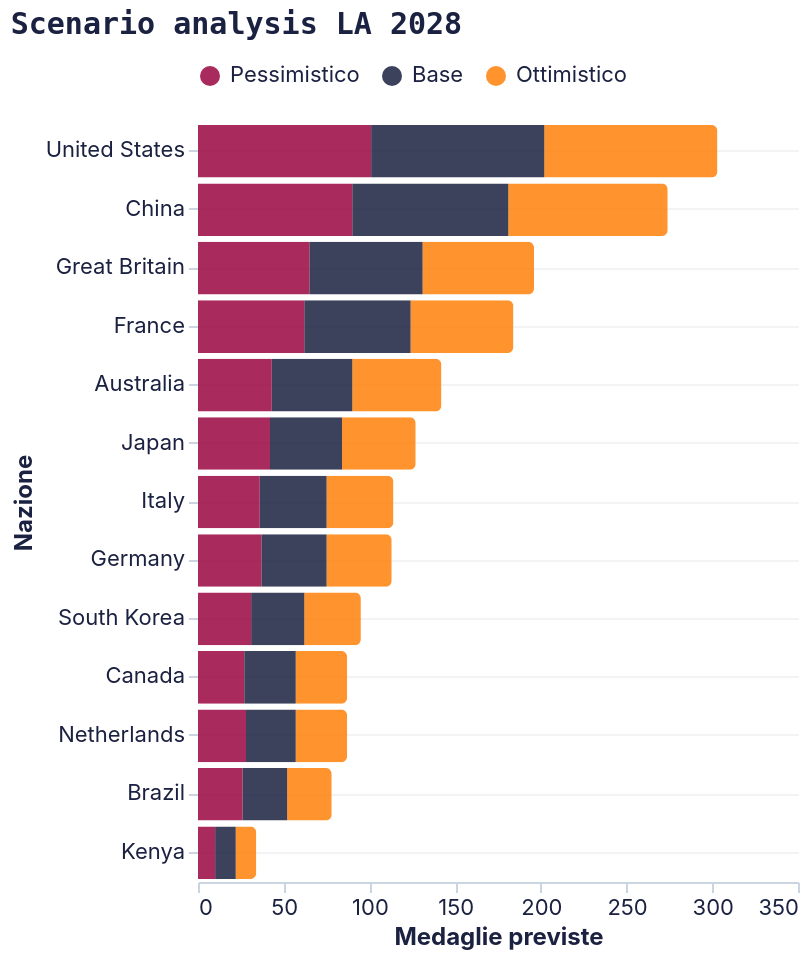

Write a Vega-Lite specification for this figure.
### Vega-Lite specification from a JSON file in a GitHub repository (floating-point values rounded to 4 significant figures)
{"config": {"background": null, "view": {"stroke": null}, "title": {"font": "Space Mono, monospace", "fontSize": 15, "fontWeight": "bold", "color": "#1b2140", "anchor": "start", "offset": 12}, "axis": {"labelFont": "Inter, sans-serif", "titleFont": "Inter, sans-serif", "labelFontSize": 11, "titleFontSize": 12, "titleFontWeight": "bold", "labelColor": "#1b2140", "titleColor": "#1b2140", "gridColor": "#E5E7EB", "gridOpacity": 0.5, "domainColor": "#CBD5E1", "tickColor": "#CBD5E1", "labelAngle": 0}, "axisY": {"grid": true, "domain": false}, "axisX": {"grid": false}, "legend": {"labelFont": "Inter, sans-serif", "titleFont": "Inter, sans-serif", "labelFontSize": 11, "titleFontSize": 12, "titleFontWeight": "bold", "labelColor": "#1b2140", "titleColor": "#1b2140", "orient": "top", "direction": "horizontal", "symbolType": "circle"}, "range": {"category": ["#1b2140", "#ff8009", "#9a0641", "#ffe34a", "#e7b6af", "#64748B"], "ordinal": {"scheme": "blues"}, "heatmap": {"scheme": "blues"}, "ramp": {"scheme": "blues"}}, "bar": {"color": "#1b2140", "cornerRadiusTopRight": 3, "cornerRadiusBottomRight": 3}, "line": {"color": "#1b2140", "strokeWidth": 2.5}, "point": {"color": "#1b2140", "filled": true}, "circle": {"color": "#1b2140"}, "text": {"font": "Inter, sans-serif", "fontSize": 11, "color": "#1b2140"}, "arc": {"fill": "#1b2140"}, "area": {"fill": "#1b2140", "opacity": 0.5}}, "data": {"name": "data-63ffc07deb03bb593741f5834fb7aa9c"}, "mark": {"type": "bar", "opacity": 0.85}, "encoding": {"color": {"field": "scenario", "scale": {"domain": ["Pessimistico", "Base", "Ottimistico"], "range": ["#9a0641", "#1b2140", "#ff8009"]}, "title": null, "type": "nominal"}, "tooltip": [{"field": "Nazione", "type": "nominal"}, {"field": "scenario", "type": "nominal"}, {"field": "LA_2028", "type": "quantitative"}], "x": {"field": "LA_2028", "title": "Medaglie previste", "type": "quantitative"}, "xOffset": {"field": "scenario", "type": "nominal"}, "y": {"field": "Nazione", "sort": ["United States", "China", "Great Britain", "France", "Australia", "Japan", "Italy", "Germany", "South Korea", "Canada", "Netherlands", "Brazil", "Kenya"], "type": "nominal"}}, "height": 380, "title": "Scenario analysis LA 2028", "width": "container", "$schema": "https://vega.github.io/schema/vega-lite/v6.4.1.json", "datasets": {"data-63ffc07deb03bb593741f5834fb7aa9c": [{"Nazione": "United States", "scenario": "Ottimistico", "Paris_2024": 126, "log_pil_totale": 30.87, "log_pop": 19.62, "log_pil_pc": 11.25, "Aspettativa_di_Vita": 79.13, "Tasso_Urbanizzazione_perc": 80.83, "host": 1, "prev_medaglie": 132.3, "LA_2028": 101}, {"Nazione": "United States", "scenario": "Base", "Paris_2024": 126, "log_pil_totale": 30.82, "log_pop": 19.62, "log_pil_pc": 11.2, "Aspettativa_di_Vita": 79.13, "Tasso_Urbanizzazione_perc": 80.83, "host": 1, "prev_medaglie": 126.0, "LA_2028": 101}, {"Nazione": "United States", "scenario": "Pessimistico", "Paris_2024": 126, "log_pil_totale": 30.76, "log_pop": 19.62, "log_pil_pc": 11.14, "Aspettativa_di_Vita": 79.13, "Tasso_Urbanizzazione_perc": 80.83, "host": 1, "prev_medaglie": 119.7, "LA_2028": 101}, {"Nazione": "Great Britain", "scenario": "Ottimistico", "Paris_2024": 65, "log_pil_totale": 28.74, "log_pop": 18.02, "log_pil_pc": 10.72, "Aspettativa_di_Vita": 81.76, "Tasso_Urbanizzazione_perc": 82.84, "host": 0, "prev_medaglie": 68.25, "LA_2028": 65}, {"Nazione": "Great Britain", "scenario": "Base", "Paris_2024": 65, "log_pil_totale": 28.72, "log_pop": 18.02, "log_pil_pc": 10.7, "Aspettativa_di_Vita": 81.76, "Tasso_Urbanizzazione_perc": 82.84, "host": 0, "prev_medaglie": 65.0, "LA_2028": 66}, {"Nazione": "Great Britain", "scenario": "Pessimistico", "Paris_2024": 65, "log_pil_totale": 28.7, "log_pop": 18.02, "log_pil_pc": 10.68, "Aspettativa_di_Vita": 81.76, "Tasso_Urbanizzazione_perc": 82.84, "host": 0, "prev_medaglie": 61.75, "LA_2028": 65}, {"Nazione": "China", "scenario": "Ottimistico", "Paris_2024": 91, "log_pil_totale": 30.45, "log_pop": 21.07, "log_pil_pc": 9.38, "Aspettativa_di_Vita": 78.02, "Tasso_Urbanizzazione_perc": 61.32, "host": 0, "prev_medaglie": 95.55, "LA_2028": 93}, {"Nazione": "China", "scenario": "Base", "Paris_2024": 91, "log_pil_totale": 30.4, "log_pop": 21.07, "log_pil_pc": 9.326, "Aspettativa_di_Vita": 78.02, "Tasso_Urbanizzazione_perc": 61.32, "host": 0, "prev_medaglie": 91.0, "LA_2028": 91}, {"Nazione": "China", "scenario": "Pessimistico", "Paris_2024": 91, "log_pil_totale": 30.34, "log_pop": 21.07, "log_pil_pc": 9.271, "Aspettativa_di_Vita": 78.02, "Tasso_Urbanizzazione_perc": 61.32, "host": 0, "prev_medaglie": 86.45, "LA_2028": 90}, {"Nazione": "Australia", "scenario": "Ottimistico", "Paris_2024": 53, "log_pil_totale": 28.17, "log_pop": 17.04, "log_pil_pc": 11.13, "Aspettativa_di_Vita": 83.15, "Tasso_Urbanizzazione_perc": 87.67, "host": 0, "prev_medaglie": 55.65, "LA_2028": 52}, {"Nazione": "Australia", "scenario": "Base", "Paris_2024": 53, "log_pil_totale": 28.12, "log_pop": 17.04, "log_pil_pc": 11.08, "Aspettativa_di_Vita": 83.15, "Tasso_Urbanizzazione_perc": 87.67, "host": 0, "prev_medaglie": 53.0, "LA_2028": 47}, {"Nazione": "Australia", "scenario": "Pessimistico", "Paris_2024": 53, "log_pil_totale": 28.06, "log_pop": 17.04, "log_pil_pc": 11.02, "Aspettativa_di_Vita": 83.15, "Tasso_Urbanizzazione_perc": 87.67, "host": 0, "prev_medaglie": 50.35, "LA_2028": 43}, {"Nazione": "France", "scenario": "Ottimistico", "Paris_2024": 66, "log_pil_totale": 28.53, "log_pop": 18.04, "log_pil_pc": 10.5, "Aspettativa_di_Vita": 83.16, "Tasso_Urbanizzazione_perc": 79.15, "host": 0, "prev_medaglie": 69.3, "LA_2028": 60}, {"Nazione": "France", "scenario": "Base", "Paris_2024": 66, "log_pil_totale": 28.55, "log_pop": 18.04, "log_pil_pc": 10.51, "Aspettativa_di_Vita": 83.16, "Tasso_Urbanizzazione_perc": 79.15, "host": 0, "prev_medaglie": 66.0, "LA_2028": 62}, {"Nazione": "France", "scenario": "Pessimistico", "Paris_2024": 66, "log_pil_totale": 28.56, "log_pop": 18.04, "log_pil_pc": 10.53, "Aspettativa_di_Vita": 83.16, "Tasso_Urbanizzazione_perc": 79.15, "host": 0, "prev_medaglie": 62.7, "LA_2028": 62}, {"Nazione": "Netherlands", "scenario": "Ottimistico", "Paris_2024": 34, "log_pil_totale": 27.54, "log_pop": 16.67, "log_pil_pc": 10.86, "Aspettativa_di_Vita": 82.31, "Tasso_Urbanizzazione_perc": 92.55, "host": 0, "prev_medaglie": 35.7, "LA_2028": 30}, {"Nazione": "Netherlands", "scenario": "Base", "Paris_2024": 34, "log_pil_totale": 27.53, "log_pop": 16.67, "log_pil_pc": 10.85, "Aspettativa_di_Vita": 82.31, "Tasso_Urbanizzazione_perc": 92.55, "host": 0, "prev_medaglie": 34.0, "LA_2028": 29}, {"Nazione": "Netherlands", "scenario": "Pessimistico", "Paris_2024": 34, "log_pil_totale": 27.52, "log_pop": 16.67, "log_pil_pc": 10.84, "Aspettativa_di_Vita": 82.31, "Tasso_Urbanizzazione_perc": 92.55, "host": 0, "prev_medaglie": 32.3, "LA_2028": 28}, {"Nazione": "Germany", "scenario": "Ottimistico", "Paris_2024": 33, "log_pil_totale": 29.04, "log_pop": 18.25, "log_pil_pc": 10.79, "Aspettativa_di_Vita": 81.54, "Tasso_Urbanizzazione_perc": 81.57, "host": 0, "prev_medaglie": 34.65, "LA_2028": 38}, {"Nazione": "Germany", "scenario": "Base", "Paris_2024": 33, "log_pil_totale": 29.02, "log_pop": 18.25, "log_pil_pc": 10.78, "Aspettativa_di_Vita": 81.54, "Tasso_Urbanizzazione_perc": 81.57, "host": 0, "prev_medaglie": 33.0, "LA_2028": 38}, {"Nazione": "Germany", "scenario": "Pessimistico", "Paris_2024": 33, "log_pil_totale": 29.01, "log_pop": 18.25, "log_pil_pc": 10.76, "Aspettativa_di_Vita": 81.54, "Tasso_Urbanizzazione_perc": 81.57, "host": 0, "prev_medaglie": 31.35, "LA_2028": 37}, {"Nazione": "Japan", "scenario": "Ottimistico", "Paris_2024": 45, "log_pil_totale": 29.11, "log_pop": 18.67, "log_pil_pc": 10.44, "Aspettativa_di_Vita": 84.66, "Tasso_Urbanizzazione_perc": 92.09, "host": 0, "prev_medaglie": 47.25, "LA_2028": 43}, {"Nazione": "Japan", "scenario": "Base", "Paris_2024": 45, "log_pil_totale": 29.14, "log_pop": 18.67, "log_pil_pc": 10.47, "Aspettativa_di_Vita": 84.66, "Tasso_Urbanizzazione_perc": 92.09, "host": 0, "prev_medaglie": 45.0, "LA_2028": 42}, {"Nazione": "Japan", "scenario": "Pessimistico", "Paris_2024": 45, "log_pil_totale": 29.17, "log_pop": 18.67, "log_pil_pc": 10.5, "Aspettativa_di_Vita": 84.66, "Tasso_Urbanizzazione_perc": 92.09, "host": 0, "prev_medaglie": 42.75, "LA_2028": 42}, {"Nazione": "Italy", "scenario": "Ottimistico", "Paris_2024": 40, "log_pil_totale": 28.19, "log_pop": 17.92, "log_pil_pc": 10.26, "Aspettativa_di_Vita": 83.76, "Tasso_Urbanizzazione_perc": 70.03, "host": 0, "prev_medaglie": 42.0, "LA_2028": 39}, {"Nazione": "Italy", "scenario": "Base", "Paris_2024": 40, "log_pil_totale": 28.22, "log_pop": 17.92, "log_pil_pc": 10.29, "Aspettativa_di_Vita": 83.76, "Tasso_Urbanizzazione_perc": 70.03, "host": 0, "prev_medaglie": 40.0, "LA_2028": 39}, {"Nazione": "Italy", "scenario": "Pessimistico", "Paris_2024": 40, "log_pil_totale": 28.25, "log_pop": 17.92, "log_pil_pc": 10.33, "Aspettativa_di_Vita": 83.76, "Tasso_Urbanizzazione_perc": 70.03, "host": 0, "prev_medaglie": 38.0, "LA_2028": 36}, {"Nazione": "Canada", "scenario": "Ottimistico", "Paris_2024": 27, "log_pil_totale": 28.21, "log_pop": 17.44, "log_pil_pc": 10.77, "Aspettativa_di_Vita": 82.43, "Tasso_Urbanizzazione_perc": 82.0, "host": 0, "prev_medaglie": 28.35, "LA_2028": 30}, {"Nazione": "Canada", "scenario": "Base", "Paris_2024": 27, "log_pil_totale": 28.19, "log_pop": 17.44, "log_pil_pc": 10.76, "Aspettativa_di_Vita": 82.43, "Tasso_Urbanizzazione_perc": 82.0, "host": 0, "prev_medaglie": 27.0, "LA_2028": 30}, {"Nazione": "Canada", "scenario": "Pessimistico", "Paris_2024": 27, "log_pil_totale": 28.18, "log_pop": 17.44, "log_pil_pc": 10.74, "Aspettativa_di_Vita": 82.43, "Tasso_Urbanizzazione_perc": 82.0, "host": 0, "prev_medaglie": 25.65, "LA_2028": 27}, {"Nazione": "South Korea", "scenario": "Ottimistico", "Paris_2024": 32, "log_pil_totale": 28.42, "log_pop": 17.77, "log_pil_pc": 10.64, "Aspettativa_di_Vita": 83.19, "Tasso_Urbanizzazione_perc": 81.92, "host": 0, "prev_medaglie": 33.6, "LA_2028": 33}, {"Nazione": "South Korea", "scenario": "Base", "Paris_2024": 32, "log_pil_totale": 28.36, "log_pop": 17.77, "log_pil_pc": 10.59, "Aspettativa_di_Vita": 83.19, "Tasso_Urbanizzazione_perc": 81.92, "host": 0, "prev_medaglie": 32.0, "LA_2028": 31}, {"Nazione": "South Korea", "scenario": "Pessimistico", "Paris_2024": 32, "log_pil_totale": 28.31, "log_pop": 17.77, "log_pil_pc": 10.53, "Aspettativa_di_Vita": 83.19, "Tasso_Urbanizzazione_perc": 81.92, "host": 0, "prev_medaglie": 30.4, "LA_2028": 31}, {"Nazione": "Brazil", "scenario": "Ottimistico", "Paris_2024": 20, "log_pil_totale": 28.22, "log_pop": 19.16, "log_pil_pc": 9.065, "Aspettativa_di_Vita": 75.98, "Tasso_Urbanizzazione_perc": 86.82, "host": 0, "prev_medaglie": 21.0, "LA_2028": 26}, {"Nazione": "Brazil", "scenario": "Base", "Paris_2024": 20, "log_pil_totale": 28.23, "log_pop": 19.16, "log_pil_pc": 9.079, "Aspettativa_di_Vita": 75.98, "Tasso_Urbanizzazione_perc": 86.82, "host": 0, "prev_medaglie": 20.0, "LA_2028": 26}, {"Nazione": "Brazil", "scenario": "Pessimistico", "Paris_2024": 20, "log_pil_totale": 28.25, "log_pop": 19.16, "log_pil_pc": 9.092, "Aspettativa_di_Vita": 75.98, "Tasso_Urbanizzazione_perc": 86.82, "host": 0, "prev_medaglie": 19.0, "LA_2028": 26}, {"Nazione": "Kenya", "scenario": "Ottimistico", "Paris_2024": 11, "log_pil_totale": 25.44, "log_pop": 17.74, "log_pil_pc": 7.702, "Aspettativa_di_Vita": 63.25, "Tasso_Urbanizzazione_perc": 31.94, "host": 0, "prev_medaglie": 11.55, "LA_2028": 12}, {"Nazione": "Kenya", "scenario": "Base", "Paris_2024": 11, "log_pil_totale": 25.38, "log_pop": 17.74, "log_pil_pc": 7.648, "Aspettativa_di_Vita": 63.25, "Tasso_Urbanizzazione_perc": 31.94, "host": 0, "prev_medaglie": 11.0, "LA_2028": 12}, {"Nazione": "Kenya", "scenario": "Pessimistico", "Paris_2024": 11, "log_pil_totale": 25.33, "log_pop": 17.74, "log_pil_pc": 7.593, "Aspettativa_di_Vita": 63.25, "Tasso_Urbanizzazione_perc": 31.94, "host": 0, "prev_medaglie": 10.45, "LA_2028": 10}]}}
